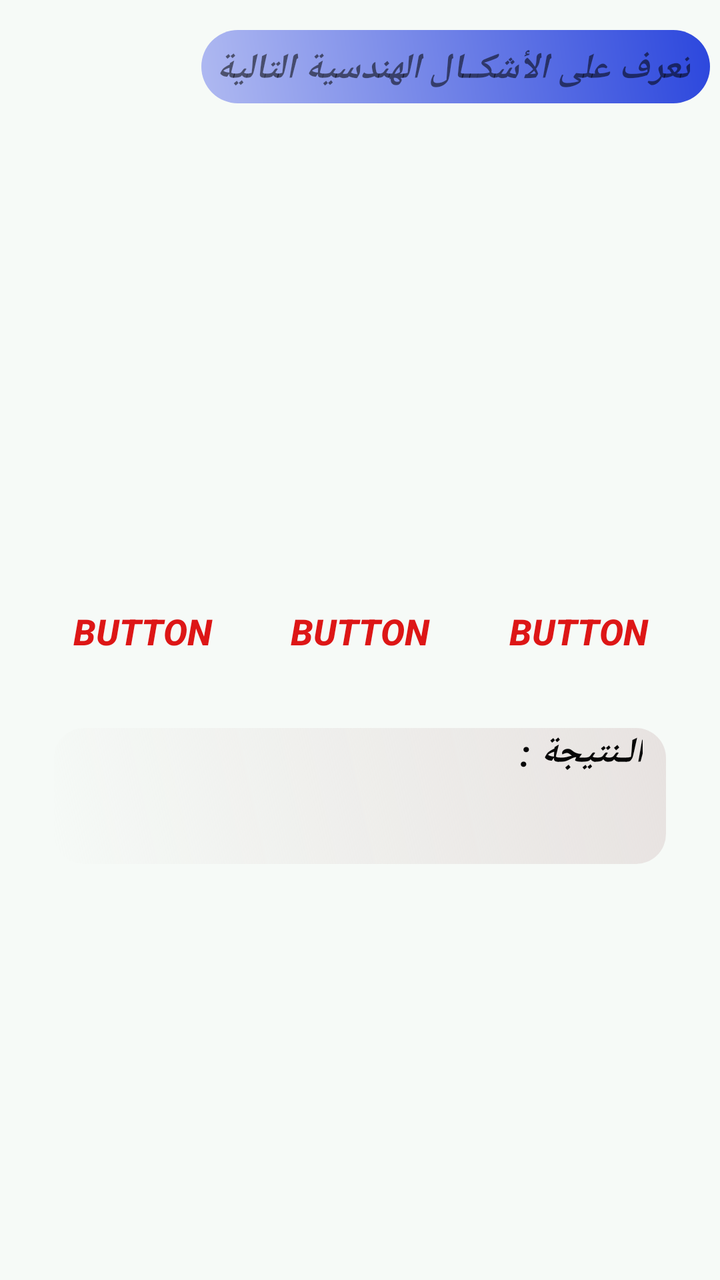
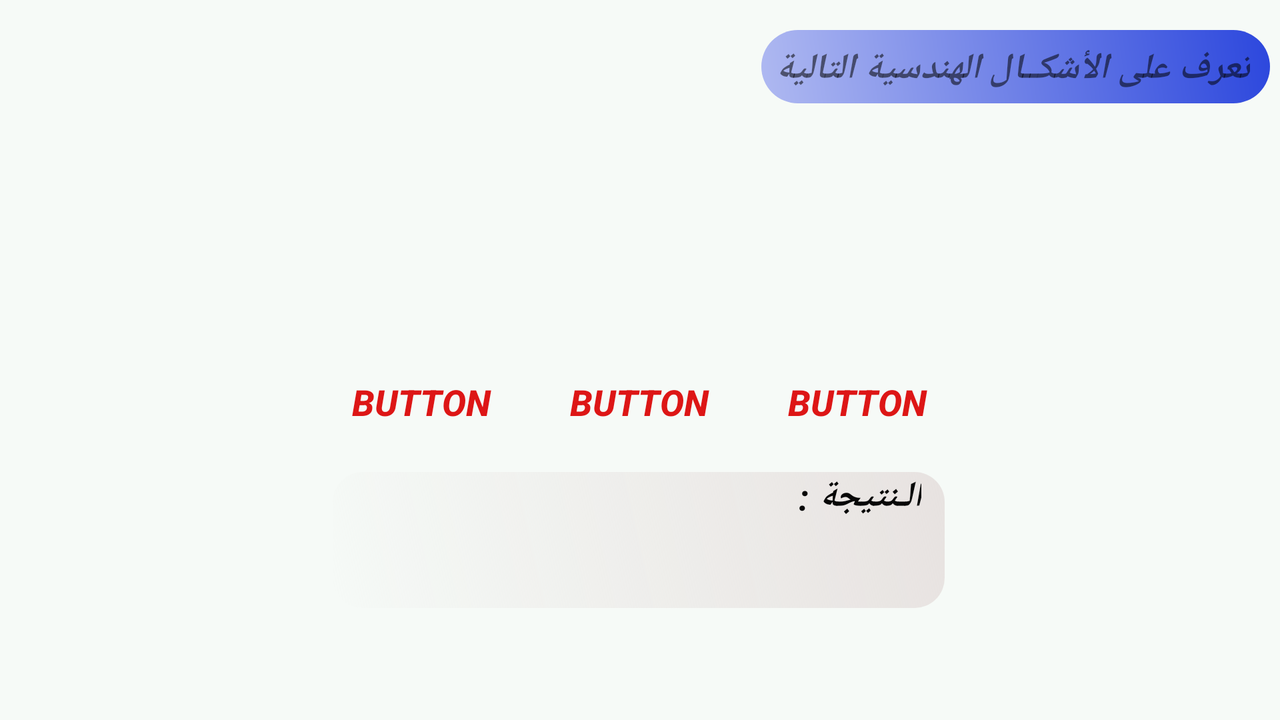

The same Android screen from two of the app's own layout files: first res/layout/ as a phone draws it, then the repository's variant for another configuration, drawn on a device whose configuration selects that folder. Both files follow.
<!-- AndroidManifest.xml: application theme AppTheme -->
<!-- res/layout/activity_forme.xml -->
<?xml version="1.0" encoding="utf-8"?>
<androidx.constraintlayout.widget.ConstraintLayout xmlns:android="http://schemas.android.com/apk/res/android"
    xmlns:app="http://schemas.android.com/apk/res-auto"
    xmlns:tools="http://schemas.android.com/tools"
    android:layout_width="match_parent"
    android:layout_height="match_parent"
    android:background="#F6FAF7"
    tools:context=".forme">

    <Button
        android:id="@+id/btnchoix1"
        android:layout_width="wrap_content"
        android:layout_height="wrap_content"
        android:layout_marginTop="40dp"
        android:background="#00B19C9C"
        android:text="Button"
        android:textColor="@color/rouge"
        android:textSize="18sp"
        android:textStyle="bold|italic"
        app:layout_constraintStart_toStartOf="@+id/textResulta3"
        app:layout_constraintTop_toBottomOf="@+id/imagev" />

    <Button
        android:id="@+id/btnchoix3"
        android:layout_width="wrap_content"
        android:layout_height="wrap_content"
        android:layout_marginTop="40dp"
        android:background="#00685858"
        android:text="Button"
        android:textColor="@color/rouge"
        android:textSize="18sp"
        android:textStyle="bold|italic"
        app:layout_constraintEnd_toEndOf="@+id/textResulta3"
        app:layout_constraintTop_toBottomOf="@+id/imagev" />

    <TextView
        android:id="@+id/textResulta3"
        android:layout_width="306dp"
        android:layout_height="68dp"
        android:layout_marginTop="364dp"
        android:background="@drawable/background_resulta_text"
        android:gravity="center"
        android:textAlignment="center"
        android:textColor="@color/vert"
        android:textSize="30sp"
        android:textStyle="italic"
        app:layout_constraintEnd_toEndOf="parent"
        app:layout_constraintHorizontal_bias="0.498"
        app:layout_constraintStart_toStartOf="parent"
        app:layout_constraintTop_toTopOf="parent" />

    <TextView
        android:id="@+id/textView10"
        android:layout_width="wrap_content"
        android:layout_height="wrap_content"
        android:text="الـنتيجة :"
        android:textColor="#070707"
        android:textSize="18sp"
        android:textStyle="bold|italic"
        app:layout_constraintBottom_toBottomOf="@+id/textResulta_time"
        app:layout_constraintEnd_toEndOf="@+id/textResulta3"
        app:layout_constraintHorizontal_bias="0.952"
        app:layout_constraintStart_toStartOf="@+id/textResulta3"
        app:layout_constraintTop_toTopOf="@+id/textResulta3"
        app:layout_constraintVertical_bias="0.0" />

    <Button
        android:id="@+id/btnSorte_forme"
        android:layout_width="@dimen/dmn_60_dp"
        android:layout_height="@dimen/dmn_60_dp"
        android:layout_marginStart="@dimen/dmn_30_dp"
        android:layout_marginTop="500dp"
        android:background="@drawable/iconback"
        app:layout_constraintStart_toStartOf="parent"
        app:layout_constraintTop_toTopOf="parent" />

    <TextView
        android:id="@+id/textView3"
        android:layout_width="wrap_content"
        android:layout_height="wrap_content"
        android:layout_marginTop="15dp"
        android:layout_marginEnd="5dp"
        android:background="@drawable/backgraund_text"
        android:text="تعرف على الأشكــال الهندسية التالية"
        android:textSize="18sp"
        android:textStyle="bold|italic"
        app:layout_constraintEnd_toEndOf="parent"
        app:layout_constraintTop_toTopOf="parent" />

    <ImageView
        android:id="@+id/imagev"
        android:layout_width="250dp"
        android:layout_height="@dimen/dmn_180_dp"
        android:layout_marginTop="@dimen/dmn_20_dp"
        app:layout_constraintEnd_toEndOf="parent"
        app:layout_constraintStart_toStartOf="parent"
        app:layout_constraintTop_toBottomOf="@+id/textView3" />

    <Button
        android:id="@+id/btnchoix2"
        android:layout_width="wrap_content"
        android:layout_height="wrap_content"
        android:layout_marginStart="10dp"
        android:layout_marginTop="40dp"
        android:layout_marginEnd="10dp"
        android:background="#00D3ABAB"
        android:text="Button"
        android:textColor="@color/rouge"
        android:textSize="18sp"
        android:textStyle="bold|italic"
        app:layout_constraintEnd_toStartOf="@+id/btnchoix3"
        app:layout_constraintHorizontal_bias="0.487"
        app:layout_constraintStart_toEndOf="@+id/btnchoix1"
        app:layout_constraintTop_toBottomOf="@+id/imagev" />
</androidx.constraintlayout.widget.ConstraintLayout>
<!-- resources referenced by this layout -->
<resources>
  <color name="rouge">#DD1616</color>
  <color name="vert">#1ECF67</color>
  <dimen name="dmn_180_dp">180dp</dimen>
  <dimen name="dmn_20_dp">20dp</dimen>
  <dimen name="dmn_30_dp">30dp</dimen>
  <dimen name="dmn_60_dp">60dp</dimen>
  <!-- drawable backgraund_text (drawable-v24) -->
  <?xml version="1.0" encoding="utf-8"?>
  <shape xmlns:android="http://schemas.android.com/apk/res/android"
      android:shape="rectangle">
      <corners android:radius="160dp"/>
      <padding android:bottom="5dp"
          android:left="6dp"
          android:right="10dp"
          android:top="7dp"/>
  
      <gradient android:startColor="#FFAFB9F1" android:endColor="#FF2C47DD"
          android:angle="45"/>
  
  </shape>
  <!-- drawable background_resulta_text (drawable-v24) -->
  <?xml version="1.0" encoding="utf-8"?>
  <shape xmlns:android="http://schemas.android.com/apk/res/android"
      android:shape="rectangle">
      <corners android:radius="15dp"/>
      <padding android:bottom="5dp"
          android:left="6dp"
          android:right="10dp"
          android:top="7dp"/>
  
      <gradient  android:endColor="#E7E2E0"
          android:angle="45"/>
  
  </shape>
  <style name="AppTheme" parent="Theme.AppCompat.Light.NoActionBar">
          
          <item name="colorPrimary">@color/colorPrimary</item>
          <item name="colorPrimaryDark">@color/colorPrimaryDark</item>
          <item name="colorAccent">@color/colorAccent</item>
       </style>
  <color name="colorPrimary">#3F51B5</color>
  <color name="colorPrimaryDark">#3F51B5</color>
  <color name="colorAccent">#64b5f6</color>
</resources>
<!-- res/layout-land/activity_forme.xml (the repository's variant of the layout above) -->
<!-- drawn on the phone turned sideways -->
<?xml version="1.0" encoding="utf-8"?>
<androidx.constraintlayout.widget.ConstraintLayout xmlns:android="http://schemas.android.com/apk/res/android"
    xmlns:app="http://schemas.android.com/apk/res-auto"
    xmlns:tools="http://schemas.android.com/tools"
    android:layout_width="match_parent"
    android:layout_height="match_parent"
    android:background="#F6FAF7"
    tools:context=".forme">

    <Button
        android:id="@+id/btnchoix1"
        android:layout_width="wrap_content"
        android:layout_height="wrap_content"
        android:layout_marginTop="8dp"
        android:background="#00B19C9C"
        android:text="Button"
        android:textColor="@color/rouge"
        android:textSize="18sp"
        android:textStyle="bold|italic"
        app:layout_constraintStart_toStartOf="@+id/textResulta3"
        app:layout_constraintTop_toBottomOf="@+id/imagev" />

    <Button
        android:id="@+id/btnchoix3"
        android:layout_width="wrap_content"
        android:layout_height="wrap_content"
        android:layout_marginTop="8dp"
        android:background="#00685858"
        android:text="Button"
        android:textColor="@color/rouge"
        android:textSize="18sp"
        android:textStyle="bold|italic"
        app:layout_constraintEnd_toEndOf="@+id/textResulta3"
        app:layout_constraintTop_toBottomOf="@+id/imagev" />

    <TextView
        android:id="@+id/textResulta3"
        android:layout_width="306dp"
        android:layout_height="68dp"
        android:layout_marginTop="236dp"
        android:background="@drawable/background_resulta_text"
        android:gravity="center"
        android:textAlignment="center"
        android:textColor="@color/vert"
        android:textSize="30sp"
        android:textStyle="italic"
        app:layout_constraintEnd_toEndOf="parent"
        app:layout_constraintHorizontal_bias="0.498"
        app:layout_constraintStart_toStartOf="parent"
        app:layout_constraintTop_toTopOf="parent" />

    <TextView
        android:id="@+id/textView10"
        android:layout_width="wrap_content"
        android:layout_height="wrap_content"
        android:text="الـنتيجة :"
        android:textColor="#070707"
        android:textSize="18sp"
        android:textStyle="bold|italic"
        app:layout_constraintBottom_toBottomOf="@+id/textResulta_time"
        app:layout_constraintEnd_toEndOf="@+id/textResulta3"
        app:layout_constraintHorizontal_bias="0.952"
        app:layout_constraintStart_toStartOf="@+id/textResulta3"
        app:layout_constraintTop_toTopOf="@+id/textResulta3"
        app:layout_constraintVertical_bias="0.0" />

    <Button
        android:id="@+id/btnSorte_forme"
        android:layout_width="@dimen/dmn_60_dp"
        android:layout_height="@dimen/dmn_60_dp"
        android:layout_marginStart="@dimen/dmn_30_dp"
        android:layout_marginTop="15dp"
        android:background="@drawable/iconback"
        app:layout_constraintStart_toStartOf="parent"
        app:layout_constraintTop_toTopOf="parent" />

    <TextView
        android:id="@+id/textView3"
        android:layout_width="wrap_content"
        android:layout_height="wrap_content"
        android:layout_marginTop="15dp"
        android:layout_marginEnd="5dp"
        android:background="@drawable/backgraund_text"
        android:text="تعرف على الأشكــال الهندسية التالية"
        android:textSize="18sp"
        android:textStyle="bold|italic"
        app:layout_constraintEnd_toEndOf="parent"
        app:layout_constraintTop_toTopOf="parent" />

    <ImageView
        android:id="@+id/imagev"
        android:layout_width="300dp"
        android:layout_height="105dp"
        android:layout_marginTop="64dp"
        app:layout_constraintEnd_toEndOf="parent"
        app:layout_constraintHorizontal_bias="0.5"
        app:layout_constraintStart_toStartOf="parent"
        app:layout_constraintTop_toTopOf="parent" />

    <Button
        android:id="@+id/btnchoix2"
        android:layout_width="wrap_content"
        android:layout_height="wrap_content"
        android:layout_marginStart="10dp"
        android:layout_marginTop="8dp"
        android:layout_marginEnd="10dp"
        android:background="#00D3ABAB"
        android:text="Button"
        android:textColor="@color/rouge"
        android:textSize="18sp"
        android:textStyle="bold|italic"
        app:layout_constraintEnd_toStartOf="@+id/btnchoix3"
        app:layout_constraintStart_toEndOf="@+id/btnchoix1"
        app:layout_constraintTop_toBottomOf="@+id/imagev" />
</androidx.constraintlayout.widget.ConstraintLayout>
<!-- resources referenced by the variant -->
<!-- as the phone turned sideways resolves them -->
<resources>
  <color name="rouge">#DD1616</color>
  <color name="vert">#1ECF67</color>
  <dimen name="dmn_30_dp">30dp</dimen>
  <dimen name="dmn_60_dp">60dp</dimen>
  <!-- drawable backgraund_text (drawable-v24) -->
  <?xml version="1.0" encoding="utf-8"?>
  <shape xmlns:android="http://schemas.android.com/apk/res/android"
      android:shape="rectangle">
      <corners android:radius="160dp"/>
      <padding android:bottom="5dp"
          android:left="6dp"
          android:right="10dp"
          android:top="7dp"/>
  
      <gradient android:startColor="#FFAFB9F1" android:endColor="#FF2C47DD"
          android:angle="45"/>
  
  </shape>
  <!-- drawable background_resulta_text (drawable-v24) -->
  <?xml version="1.0" encoding="utf-8"?>
  <shape xmlns:android="http://schemas.android.com/apk/res/android"
      android:shape="rectangle">
      <corners android:radius="15dp"/>
      <padding android:bottom="5dp"
          android:left="6dp"
          android:right="10dp"
          android:top="7dp"/>
  
      <gradient  android:endColor="#E7E2E0"
          android:angle="45"/>
  
  </shape>
  <style name="AppTheme" parent="Theme.AppCompat.Light.NoActionBar">
          
          <item name="colorPrimary">@color/colorPrimary</item>
          <item name="colorPrimaryDark">@color/colorPrimaryDark</item>
          <item name="colorAccent">@color/colorAccent</item>
       </style>
  <color name="colorPrimary">#3F51B5</color>
  <color name="colorPrimaryDark">#3F51B5</color>
  <color name="colorAccent">#64b5f6</color>
</resources>
